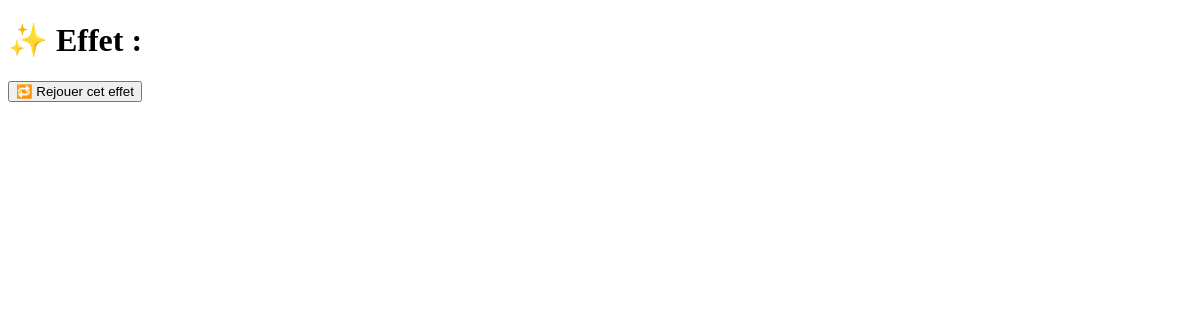
The app's page /effet/2, older data.
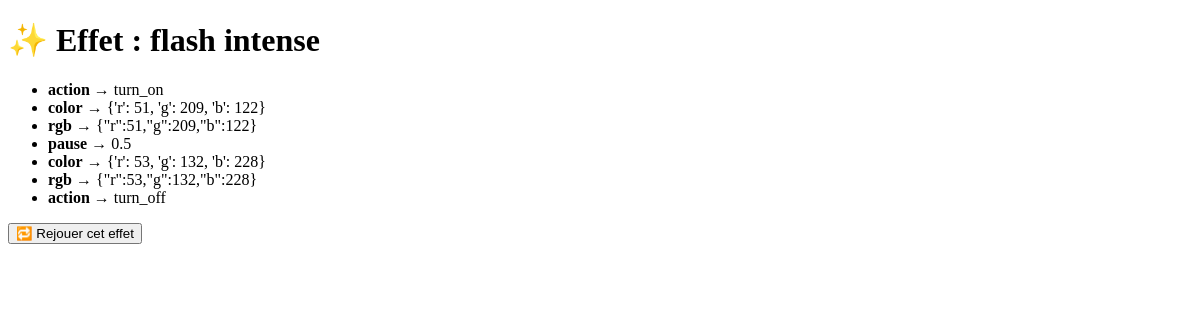
The same page, newer data.
### tables this page shows
CREATE TABLE effets_lumineux (
        id INTEGER PRIMARY KEY AUTOINCREMENT,
        nom TEXT NOT NULL
    );

CREATE TABLE effet_etapes (
        id INTEGER PRIMARY KEY AUTOINCREMENT,
        effet_id INTEGER,
        type TEXT,
        valeur TEXT,
        FOREIGN KEY (effet_id) REFERENCES effets_lumineux(id)
    );

### app.py (the view)
@app.route("/effet/<int:id>")
def voir_effet(id):
    effet = get_effet_by_id(id)
    etapes = get_etapes_effet(id)
    return render_template("voir_effet.html", effet=effet, etapes=etapes)

### dbseances.py (called while the page is built)
def get_connection():
    return sqlite3.connect(DB_PATH)

def get_effet_by_id(effet_id):
    conn = get_connection()
    cursor = conn.cursor()
    cursor.execute("SELECT id, nom FROM effets_lumineux WHERE id = ?", (effet_id,))
    effet = cursor.fetchone()
    conn.close()
    return effet

def get_etapes_effet(effet_id):
    conn = get_connection()
    cursor = conn.cursor()
    cursor.execute("SELECT type, valeur FROM effet_etapes WHERE effet_id = ? ORDER BY id ASC", (effet_id,))
    etapes = cursor.fetchall()
    conn.close()
    return [(t, json.loads(v)) for t, v in etapes]

### templates/voir_effet.html
<!DOCTYPE html>
<html>
<head><title>Détails de l'effet</title></head>
<body>
  <h1>✨ Effet : {{ effet[1] }}</h1>
  <ul>
    {% for etape in etapes %}
      <li><strong>{{ etape[0] }}</strong> → {{ etape[1] }}</li>
    {% endfor %}
  </ul>
  <form method="post" action="{{ url_for('rejouer_effet', id=effet[0]) }}">
    <button type="submit">🔁 Rejouer cet effet</button>
  </form>
</body>
</html>

Row changes from the older to the newer data that the page shows:
added effets_lumineux: nom "flash intense"
added effet_etapes: type "action", valeur "turn_on"
added effet_etapes: type "color", etape "{'r': 51, 'g': 209, 'b': 122}"
added effet_etapes: type "rgb", valeur "{\"r\":51,\"g\":209,\"b\":122}"
added effet_etapes: type "pause", valeur "0.5"
added effet_etapes: type "color", etape "{'r': 53, 'g': 132, 'b': 228}"
added effet_etapes: type "rgb", valeur "{\"r\":53,\"g\":132,\"b\":228}"
added effet_etapes: type "action", valeur "turn_off"
